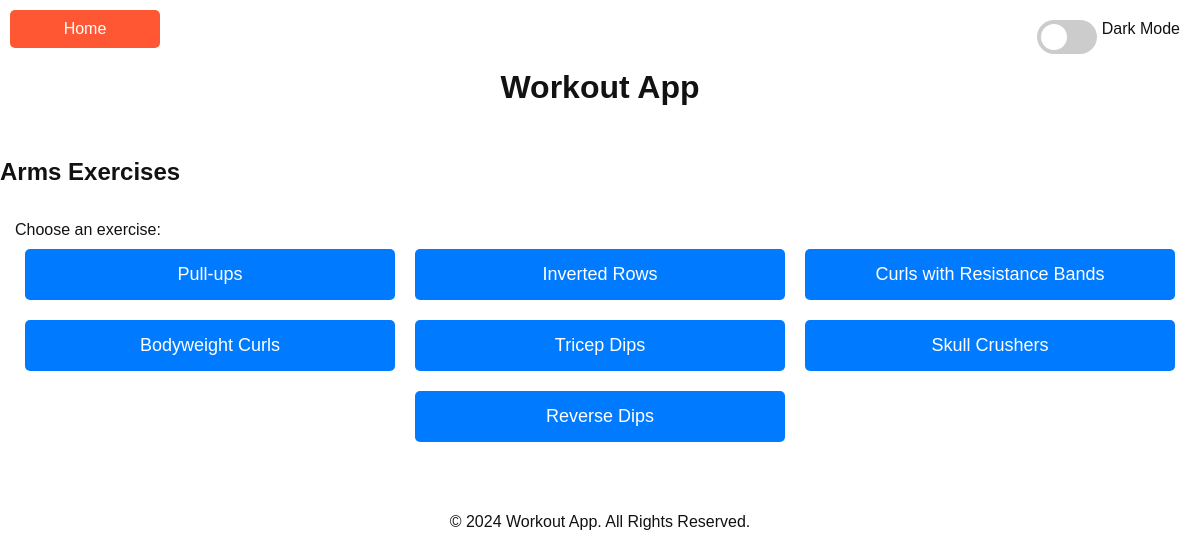
/arms, run on the app's committed database.
### tables this page shows
CREATE TABLE exercises (    id INTEGER PRIMARY KEY AUTOINCREMENT,    exercise_name TEXT NOT NULL,    muscle_group TEXT,    description TEXT,    youtube_link TEXT);

### app.py (the view)
@app.route("/arms")
def arms():
    return get("arms")

### app.py (called while the page is built)
def get(muscle_group):
    exercise_names = db.execute(
        "SELECT exercise_name FROM exercises WHERE muscle_group = ?", muscle_group)
    names = [row["exercise_name"] for row in exercise_names]
    return render_template(f"{muscle_group}.html", names=names)

### templates/arms.html
{% extends 'layout.html' %}
{% block content %}
    <h2>Arms Exercises</h2>
    <nav>
        <form method="POST" action="/fetch">
            <label for="exercise">Choose an exercise:</label>
            <div class="button-container">
                {% for name in names %}
                    <button class="button-link" type="submit" name="exercise" value="{{ name }}">{{ name }}</button>
                {% endfor %}
            </div>
        </form>
    </nav>
{% endblock %}

### static/css/styles.css (style rules this page uses)
body { margin: 0; font-family: Arial, sans-serif; transition: background-color 0.5s, color 0.5s; }
.light-theme { background-color: #ffffff; color: #121212; }
nav { display: flex; flex-wrap: wrap; justify-content: center; margin: 20px 0; }
nav form { margin: 15px; }
button { padding: 15px 30px; font-size: 18px; background-color: #007BFF; color: white; border: none; border-radius: 5px; cursor: pointer; transition: background-color 0.3s; min-width: 150px; }
.button-container { display: flex; justify-content: center; flex-wrap: wrap; }
.button-link { padding: 15px 30px; font-size: 18px; background-color: #007BFF; color: white; border: none; border-radius: 5px; cursor: pointer; transition: background-color 0.3s; min-width: calc(100% / 3 - 20px); margin: 10px; }

### data on the page
exercises: exercise_name "Pull-ups"
exercises: exercise_name "Inverted Rows"
exercises: exercise_name "Curls with Resistance Bands"
exercises: exercise_name "Bodyweight Curls"
exercises: exercise_name "Tricep Dips"
exercises: exercise_name "Skull Crushers"
exercises: exercise_name "Reverse Dips"
